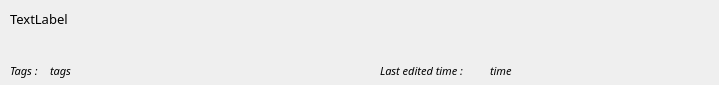
<?xml version="1.0" encoding="UTF-8"?>
<ui version="4.0">
 <class>singleNoteView</class>
 <widget class="QWidget" name="singleNoteView">
  <property name="geometry">
   <rect>
    <x>0</x>
    <y>0</y>
    <width>719</width>
    <height>85</height>
   </rect>
  </property>
  <property name="sizePolicy">
   <sizepolicy hsizetype="Preferred" vsizetype="Preferred">
    <horstretch>0</horstretch>
    <verstretch>0</verstretch>
   </sizepolicy>
  </property>
  <property name="minimumSize">
   <size>
    <width>719</width>
    <height>85</height>
   </size>
  </property>
  <property name="maximumSize">
   <size>
    <width>719</width>
    <height>85</height>
   </size>
  </property>
  <property name="windowTitle">
   <string>Form</string>
  </property>
  <widget class="QLabel" name="text">
   <property name="geometry">
    <rect>
     <x>10</x>
     <y>10</y>
     <width>701</width>
     <height>41</height>
    </rect>
   </property>
   <property name="font">
    <font>
     <family>Century Gothic</family>
     <pointsize>10</pointsize>
    </font>
   </property>
   <property name="text">
    <string>TextLabel</string>
   </property>
   <property name="alignment">
    <set>Qt::AlignLeading|Qt::AlignLeft|Qt::AlignTop</set>
   </property>
   <property name="wordWrap">
    <bool>true</bool>
   </property>
  </widget>
  <widget class="QLabel" name="label_2">
   <property name="geometry">
    <rect>
     <x>10</x>
     <y>60</y>
     <width>31</width>
     <height>21</height>
    </rect>
   </property>
   <property name="font">
    <font>
     <family>Century Gothic</family>
     <pointsize>8</pointsize>
     <italic>true</italic>
    </font>
   </property>
   <property name="text">
    <string>Tags :</string>
   </property>
  </widget>
  <widget class="QLabel" name="tags">
   <property name="geometry">
    <rect>
     <x>50</x>
     <y>60</y>
     <width>321</width>
     <height>21</height>
    </rect>
   </property>
   <property name="font">
    <font>
     <family>Century Gothic</family>
     <pointsize>8</pointsize>
     <italic>true</italic>
    </font>
   </property>
   <property name="text">
    <string>tags</string>
   </property>
  </widget>
  <widget class="QLabel" name="label_4">
   <property name="geometry">
    <rect>
     <x>380</x>
     <y>60</y>
     <width>101</width>
     <height>21</height>
    </rect>
   </property>
   <property name="font">
    <font>
     <family>Century Gothic</family>
     <pointsize>8</pointsize>
     <italic>true</italic>
    </font>
   </property>
   <property name="text">
    <string>Last edited time :</string>
   </property>
  </widget>
  <widget class="QLabel" name="time">
   <property name="geometry">
    <rect>
     <x>490</x>
     <y>60</y>
     <width>221</width>
     <height>21</height>
    </rect>
   </property>
   <property name="font">
    <font>
     <family>Century Gothic</family>
     <pointsize>8</pointsize>
     <italic>true</italic>
    </font>
   </property>
   <property name="text">
    <string>time</string>
   </property>
  </widget>
 </widget>
 <resources/>
 <connections/>
</ui>
